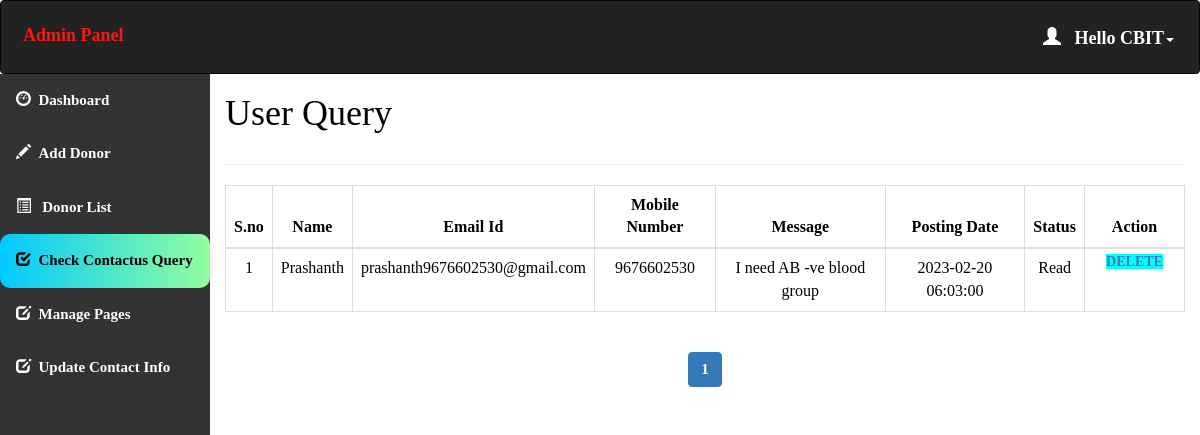
Page /admin/query.php (signed in) on the committed database.
### tables this page shows
CREATE TABLE `contact_query` (
  `query_id` int(11) NOT NULL,
  `query_name` varchar(100) NOT NULL,
  `query_mail` varchar(120) NOT NULL,
  `query_number` char(11) NOT NULL,
  `query_message` longtext NOT NULL,
  `query_date` timestamp NOT NULL DEFAULT current_timestamp() ON UPDATE current_timestamp(),
  `query_status` int(11) DEFAULT NULL
);

### admin/query.php (the view, shortened to what this page needs)
<html>
<head>
  <link rel="stylesheet" href="https://maxcdn.bootstrapcdn.com/bootstrap/3.4.1/css/bootstrap.min.css">
</head>
<?php
include 'conn.php';
  if (isset($_SESSION['loggedin']) && $_SESSION['loggedin'] == true) {
  ?>
<body style="color:black">
<div id="header">
<?php include 'header.php';
?>
</div>
<div id="sidebar">
<?php $active="query"; include 'sidebar.php'; ?>
</div>
<div id="content" >
  <div class="content-wrapper">
    <div class="container-fluid">
      <div class="row">
        <div class="col-md-12 lg-12 sm-12">
          <h1 class="page-title">User Query</h1>
        </div>
      </div>
      <hr>
      <?php
        include 'conn.php';
          $limit = 10;
          if(isset($_GET['page'])){
            $page = $_GET['page'];
          }else{
            $page = 1;
          }
          $offset = ($page - 1) * $limit;
          $count=$offset+1;
        $sql= "select * from contact_query LIMIT {$offset},{$limit}";
        $result=mysqli_query($conn,$sql);
        if(mysqli_num_rows($result)>0)   {
       ?>
       <div class="table-responsive">
      <table class="table table-bordered" style="text-align:center">
          <thead style="text-align:center">
          <th style="text-align:center">S.no</th>
          <th style="text-align:center">Name</th>
          <th style="text-align:center">Email Id</th>
          <th style="text-align:center">Mobile Number</th>
          <th style="text-align:center">Message</th>
          <th style="text-align:center">Posting Date</th>
          <th style="text-align:center">Status</th>
          <th style="text-align:center">Action</th>
          </thead>
          <tbody>
            <?php
            while($row = mysqli_fetch_assoc($result)) { ?>
          <tr>
                  <td><?php echo $count++; ?></td>
                  <td><?php echo $row['query_name']; ?></td>
                  <td><?php echo $row['query_mail']; ?></td>
                  <td><?php echo $row['query_number']; ?></td>
                  <td><?php echo $row['query_message']; ?></td>
                  <td><?php echo $row['query_date']; ?></td>
                  <?php if($row['query_status']==1)
{
?><td>Read<br></td>
<?php } else {?>
<td><a href="query.php?id=<?php echo $row['query_id'];?>" onclick="clickme()"><b id="demo">Pending</b></a><br>
</td>
<?php } ?>
                    <td id="he" style="width:100px">
                    <a style="background-color:aqua" href='delete_query.php?id=<?php echo $row['query_id']; ?>'> Delete </a>
                </td>
              </tr>
            <?php } ?>
          </tbody>
      </table>
    </div>
    <?php } ?>
    <div class="table-responsive"style="text-align:center;align:center">
        <?php
        $sql1 = "SELECT * FROM contact_query";
        $result1 = mysqli_query($conn, $sql1) or die("Query Failed.");
        if(mysqli_num_rows($result1) > 0){
          $total_records = mysqli_num_rows($result1);
          $total_page = ceil($total_records / $limit);
          echo '<ul class="pagination admin-pagination">';
          for($i = 1; $i <= $total_page; $i++){
            if($i == $page){
              $active = "active";
            }else{
              $active = "";
            }
            echo '<li class="'.$active.'"><a href="query.php?page='.$i.'">'.$i.'</a></li>';
          }
          echo '</ul>';
        }
        ?>
        </div>
      </div>
    </div>
   <?php }
    ?>
</body>
</html>

### admin/header.php (shortened to what this page needs)
<!DOCTYPE html>
<html>
<head>
  <link rel="stylesheet" href="https://maxcdn.bootstrapcdn.com/bootstrap/3.4.1/css/bootstrap.min.css">
</head>
<body>
<nav class="navbar navbar-inverse">
  <div class="container-fluid">
    <div class="navbar-header">
      <a class="navbar-brand" id="qq" href="dashboard.php" style="color:#F51A14;">Admin Panel</a>
    </div>
    <ul class="nav navbar-nav navbar-right">
      <li class="dropdown"><a class="dropdown-toggle" id="qw" data-toggle="dropdown" href="#" style="font-weight:bold;color:white "> <span class="glyphicon glyphicon-user"></span>&nbsp&nbsp
        <?php
        include 'conn.php';
        $username=$_SESSION['username'];
        $sql="select * from admin_info where admin_username='$username'";
        $result=mysqli_query($conn,$sql) or die("query failed.");
        $row=mysqli_fetch_assoc($result);
        echo "Hello ".$row['admin_name'];
       ?><span class="caret"></span></a>
    </li>
    </ul>
  </div>
</nav>
</body></html>

### admin/query.php (style rules this page uses)
#sidebar { position:relative;margin-top:-20px }
#content { position:relative;margin-left:210px }
#he { font-size: 14px; font-weight: 600; text-transform: uppercase; padding: 3px 7px; color: #fff; text-decoration: none; border-radius: 3px; align:center }

### admin/header.php (style rules this page uses)
.navbar { background-color: #333333 ; padding: 10px 10px; color:#FF0404 ; }
.navbar a { float: left; color: white; text-align: center; padding: 12px; text-decoration: none; font-size: 18px; line-height: 25px; }
.navbar-brand { font-size: 25px; font-weight: bold; }
.navbar a { float: none; display: block; text-align: left; }
.navbar-right { float: none; }

### admin/sidebar.php (style rules this page uses)
body { margin: 0; font-family: 'Averia Gruesa Libre';font-size: 15px; color:#F8F9F9; }

### rows in the picture
contact_query: query_name "Prashanth", query_mail "prashanth9676602530@gmail.com", query_number "9676602530", query_message "I need AB -ve blood group", query_date "2023-02-20 06:03:00", query_status "Read"

### other values in the picture
$row['admin_name'] "CBIT"
